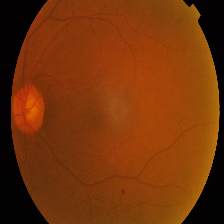
#> input picture Mild/0024cdab0c1e.png, 224 x 224 px
$ python feature_extraction.py   (older library calls are emulated)
#> lines starting #> are read from the running program, lines starting #| are printed output that depends on the picture; after the words box and inside, x2 and y2 are one past the last pixel; in counts of white or black regions, pixels touching at a corner belong together
### src/ivp_preprocessing.py
import cv2
import numpy as np
from PIL import Image
import os
from src import config

def crop_image_from_gray(img, tol=7):
    """
    Auto-crop dark background pixels surrounding fundus image.
    """
    if img.ndim == 2:
        mask = img > tol
        return img[np.ix_(mask.any(1), mask.any(0))]
    elif img.ndim == 3:
        gray_img = cv2.cvtColor(img, cv2.COLOR_BGR2GRAY)
        mask = gray_img > tol
        check_shape = img[:, :, 0][np.ix_(mask.any(1), mask.any(0))].shape
        if check_shape[0] == 0 or check_shape[1] == 0:
            return img
        else:
            img1 = img[:, :, 0][np.ix_(mask.any(1), mask.any(0))]
            img2 = img[:, :, 1][np.ix_(mask.any(1), mask.any(0))]
            img3 = img[:, :, 2][np.ix_(mask.any(1), mask.any(0))]
            return np.stack([img1, img2, img3], axis=-1)
    return img

def extract_green_channel(image_bgr):
    """
    Extract green channel which yields optimal contrast for retinal vessels & lesions.
    """
    return image_bgr[:, :, 1]

def apply_clahe(gray_or_green, clip_limit=config.CLAHE_CLIP_LIMIT, tile_grid_size=config.CLAHE_TILE_GRID_SIZE):
    """
    Apply Contrast Limited Adaptive Histogram Equalization (CLAHE).
    """
    clahe = cv2.createCLAHE(clipLimit=clip_limit, tileGridSize=tile_grid_size)
    return clahe.apply(gray_or_green)

# [65 lines left out: functions ben_graham_preprocessing, full_ivp_pipeline, not called in this run]

# [8 lines that do not run on import are left out]

### src/feature_extraction.py
import cv2
import numpy as np
from skimage.filters import frangi
from src.ivp_preprocessing import extract_green_channel, apply_clahe, crop_image_from_gray

def extract_retina_circle_mask(green_channel):

    _, mask = cv2.threshold(green_channel, 12, 255, cv2.THRESH_BINARY)
    kernel = cv2.getStructuringElement(cv2.MORPH_ELLIPSE, (11, 11))
    mask = cv2.morphologyEx(mask, cv2.MORPH_CLOSE, kernel)
    mask = cv2.morphologyEx(mask, cv2.MORPH_OPEN, kernel)
    return mask

def extract_optic_disc_mask(green_clahe, retina_mask):
    """
    Locate and mask the Optic Disc (brightest circular region in retinal fundus).
    Returns: (final_od_mask, od_centroid_xy, od_radius_px)
    """
    masked_green = cv2.bitwise_and(green_clahe, green_clahe, mask=retina_mask)

    valid_pixels = masked_green[retina_mask > 0]
    if len(valid_pixels) == 0:
        return np.zeros_like(green_clahe), (112, 112), 20

    threshold_val = np.percentile(valid_pixels, 97.5)
    _, bright_mask = cv2.threshold(masked_green, int(threshold_val), 255, cv2.THRESH_BINARY)

    kernel = cv2.getStructuringElement(cv2.MORPH_ELLIPSE, (13, 13))
    disc_mask = cv2.morphologyEx(bright_mask, cv2.MORPH_OPEN, kernel)

    contours, _ = cv2.findContours(disc_mask, cv2.RETR_EXTERNAL, cv2.CHAIN_APPROX_SIMPLE)
    final_od_mask = np.zeros_like(green_clahe)
    centroid = (112, 112)
    radius = 20

    if contours:
        largest_cnt = max(contours, key=cv2.contourArea)
        cv2.drawContours(final_od_mask, [largest_cnt], -1, 255, -1)
        (cx, cy), radius_val = cv2.minEnclosingCircle(largest_cnt)
        centroid = (int(cx), int(cy))
        radius = max(int(radius_val), 15)
        final_od_mask = cv2.dilate(final_od_mask, cv2.getStructuringElement(cv2.MORPH_ELLIPSE, (21, 21)))

    return final_od_mask, centroid, radius

def apply_frangi_vessel_filter(green_channel, retina_mask):
    """
    Lightweight Multiscale Frangi Vesselness Filter based on Hessian Matrix Second Derivatives.
    Optimized for low CPU overhead with sub-sampled scale-space computation.
    """
    h, w = green_channel.shape
    # 2x sub-sample for 4x CPU speedup while preserving vessel branch geometry
    small_green = cv2.resize(green_channel, (w // 2, h // 2)).astype(np.float32) / 255.0
    vesselness_small = frangi(small_green, sigmas=[1.0, 2.0], alpha=0.5, beta=0.5, gamma=15.0, black_ridges=True)
    vesselness = cv2.resize(vesselness_small, (w, h), interpolation=cv2.INTER_LINEAR)

    vesselness[retina_mask == 0] = 0
    if np.max(vesselness) > 0:
        vesselness = vesselness / np.max(vesselness)

    frangi_uint8 = np.uint8(255 * vesselness)
    frangi_score = float(np.mean(vesselness[retina_mask > 0])) if np.sum(retina_mask > 0) > 0 else 0.0
    return frangi_uint8, frangi_score

def apply_gabor_filter_bank(green_channel, retina_mask):
    """
    Lightweight Gabor Wavelet Filter Bank across 6 principal orientation angles (0° to 150° in 30° steps).
    Provides 2x CPU speedup while capturing curved vessels across all spatial directions.
    """
    clahe_green = apply_clahe(green_channel, clip_limit=3.0)
    accum_response = np.zeros_like(clahe_green, dtype=np.float32)

    # 6 orientations cover 180-degree spectrum with 50% lower CPU cycles
    for deg in range(0, 180, 30):
        theta = np.deg2rad(deg)
        kernel = cv2.getGaborKernel((13, 13), sigma=2.5, theta=theta, lambd=7.0, gamma=0.5, psi=0, ktype=cv2.CV_32F)
        fimg = cv2.filter2D(clahe_green, cv2.CV_32F, kernel)
        accum_response = np.maximum(accum_response, fimg)

    accum_response[retina_mask == 0] = 0
    if np.max(accum_response) > 0:
        accum_response = (accum_response / np.max(accum_response)) * 255.0

    gabor_uint8 = np.uint8(np.clip(accum_response, 0, 255))
    gabor_score = float(np.mean(gabor_uint8[retina_mask > 0])) if np.sum(retina_mask > 0) > 0 else 0.0
    return gabor_uint8, gabor_score

def locate_macula_fovea(green_clahe, od_centroid, od_radius, retina_mask, exudates_mask, lesions_mask):
    """
    Locates the Macula/Fovea center (dark avascular region temporal to Optic Disc)
    and computes CSME (Clinically Significant Macular Edema) risk.
    """
    h, w = green_clahe.shape
    od_x, od_y = od_centroid

    shift_dir = -1 if od_x > w / 2 else 1
    macula_center_x = int(od_x + shift_dir * (2.2 * od_radius * 2))
    macula_center_y = od_y

    search_w = int(od_radius * 2.5)
    x1 = max(0, macula_center_x - search_w)
    x2 = min(w, macula_center_x + search_w)
    y1 = max(0, macula_center_y - search_w)
    y2 = min(h, macula_center_y + search_w)

    fovea_x, fovea_y = macula_center_x, macula_center_y

    if x2 > x1 and y2 > y1:
        search_roi = green_clahe[y1:y2, x1:x2]
        min_val, _, min_loc, _ = cv2.minMaxLoc(search_roi)
        fovea_x = x1 + min_loc[0]
        fovea_y = y1 + min_loc[1]

    fovea_mask = np.zeros_like(green_clahe)
    cv2.circle(fovea_mask, (fovea_x, fovea_y), int(od_radius * 1.5), 255, 2)
    cv2.circle(fovea_mask, (fovea_x, fovea_y), 3, 255, -1)

    combined_lesions = cv2.bitwise_or(exudates_mask, lesions_mask)
    lesion_pixels = np.column_stack(np.where(combined_lesions > 0))

    csme_risk = False
    min_dist_dd = 99.0

    if len(lesion_pixels) > 0:
        distances_px = np.sqrt((lesion_pixels[:, 0] - fovea_y)**2 + (lesion_pixels[:, 1] - fovea_x)**2)
        min_dist_px = np.min(distances_px)
        disc_diameter_px = max(2.0 * od_radius, 1.0)
        min_dist_dd = float(min_dist_px / disc_diameter_px)

        if min_dist_dd <= 1.0:
            csme_risk = True

    return fovea_mask, (fovea_x, fovea_y), min_dist_dd, csme_risk

def segment_blood_vessels(green_channel, retina_mask):
    """
    Extract vessel tree structure using Morphological Black-Hat & Adaptive Thresholding.
    """
    clahe_green = apply_clahe(green_channel, clip_limit=3.0)

    # Morphological Black-Hat transform to isolate dark vessel structures
    kernel = cv2.getStructuringElement(cv2.MORPH_ELLIPSE, (9, 9))
    blackhat = cv2.morphologyEx(clahe_green, cv2.MORPH_BLACKHAT, kernel)

    # Adaptive thresholding to segment vessels
    vessels_raw = cv2.adaptiveThreshold(blackhat, 255, cv2.ADAPTIVE_THRESH_GAUSSIAN_C,
                                       cv2.THRESH_BINARY, 13, -3)

    # Mask to retina region
    vessels = cv2.bitwise_and(vessels_raw, vessels_raw, mask=retina_mask)
    vessels = cv2.medianBlur(vessels, 3)
    return vessels

def detect_exudates(green_clahe, od_mask, retina_mask):
    """
    Detect hard exudates (bright lipid deposits) excluding Optic Disc & non-retina background.
    """
    # Exclude Optic Disc and non-retina background
    search_mask = cv2.bitwise_and(retina_mask, cv2.bitwise_not(od_mask))
    masked_green = cv2.bitwise_and(green_clahe, green_clahe, mask=search_mask)

    valid_pixels = masked_green[search_mask > 0]
    if len(valid_pixels) == 0:
        return np.zeros_like(green_clahe)

    # Exudates are bright yellow/white lesions (top 2.5% intensity outside OD)
    thresh_val = max(int(np.percentile(valid_pixels, 97.5)), 170)
    _, exudates_raw = cv2.threshold(masked_green, thresh_val, 255, cv2.THRESH_BINARY)

    # Refined opening to remove pixel noise while retaining true exudate clusters
    kernel = cv2.getStructuringElement(cv2.MORPH_ELLIPSE, (3, 3))
    exudates_clean = cv2.morphologyEx(exudates_raw, cv2.MORPH_OPEN, kernel)

    # Connected component size filtering (area between 2 and 300 px)
    num_labels, labels, stats, _ = cv2.connectedComponentsWithStats(exudates_clean)
    final_exudates = np.zeros_like(green_clahe)
    for i in range(1, num_labels):
        area = stats[i, cv2.CC_STAT_AREA]
        if 2 <= area <= 300:
            final_exudates[labels == i] = 255

    return final_exudates

def detect_red_lesions(green_clahe, vessel_mask, retina_mask):
    """
    Detect microaneurysms and hemorrhages (small dark red spots) using morphological connected components.
    Filters out background noise and vessel trunks.
    """
    # Exclude vessels and non-retina background
    search_mask = cv2.bitwise_and(retina_mask, cv2.bitwise_not(vessel_mask))
    masked_green = cv2.bitwise_and(green_clahe, green_clahe, mask=search_mask)

    # Bottom-Hat filter to extract isolated dark spots
    kernel = cv2.getStructuringElement(cv2.MORPH_ELLIPSE, (7, 7))
    bottom_hat = cv2.morphologyEx(masked_green, cv2.MORPH_BLACKHAT, kernel)

    # Adaptive threshold for microaneurysms
    valid_bh = bottom_hat[search_mask > 0]
    if len(valid_bh) > 0:
        thresh_val = max(int(np.percentile(valid_bh, 97.5)), 22)
    else:
        thresh_val = 24

    _, lesions_raw = cv2.threshold(bottom_hat, thresh_val, 255, cv2.THRESH_BINARY)
    lesions_raw = cv2.bitwise_and(lesions_raw, lesions_raw, mask=search_mask)

    # Morphological connected component analysis to filter noise
    num_labels, labels, stats, centroids = cv2.connectedComponentsWithStats(lesions_raw)
    clean_lesions = np.zeros_like(green_clahe)
    microaneurysm_count = 0

    for i in range(1, num_labels):
        area = stats[i, cv2.CC_STAT_AREA]
        # Filter microaneurysms by area: 2 px to 90 px in 224x224 image
        if 2 <= area <= 90:
            clean_lesions[labels == i] = 255
            microaneurysm_count += 1

    return clean_lesions, microaneurysm_count

def extract_all_ivp_features(img_bgr):
    """
    Extract accurate quantitative feature vector & biomarker measurements based on IVP.

    Returns:
        tuple: (feature_dict, visualization_masks_dict)
    """
    cropped = crop_image_from_gray(img_bgr)
    resized = cv2.resize(cropped, (224, 224))
    green = extract_green_channel(resized)
    green_clahe = apply_clahe(green)

    # 1. Retina Circle Mask
    retina_mask = extract_retina_circle_mask(green)
    retina_pixel_count = max(np.sum(retina_mask > 0), 1)

    # 2. Optic Disc Mask & Centroid
    od_mask, od_centroid, od_radius = extract_optic_disc_mask(green_clahe, retina_mask)

    # 3. Multiscale Vessel Segmentation (Black-Hat + Frangi + Gabor Bank)
    vessels = segment_blood_vessels(green, retina_mask)
    frangi_mask, frangi_score = apply_frangi_vessel_filter(green, retina_mask)
    gabor_mask, gabor_score = apply_gabor_filter_bank(green, retina_mask)

    # 4. Hard Exudates Detection
    exudates = detect_exudates(green_clahe, od_mask, retina_mask)

    # 5. Red Lesions (Microaneurysms) Detection
    red_lesions, lesion_count = detect_red_lesions(green_clahe, vessels, retina_mask)

    # 6. Macula & Fovea Location & CSME Risk Analysis
    fovea_mask, fovea_xy, min_dist_dd, csme_risk = locate_macula_fovea(
        green_clahe, od_centroid, od_radius, retina_mask, exudates, red_lesions
    )

    # Compute precise quantitative ratios
    vessel_density = float(np.sum(vessels > 0)) / retina_pixel_count
    exudate_ratio = float(np.sum(exudates > 0)) / retina_pixel_count
    lesion_ratio = float(np.sum(red_lesions > 0)) / retina_pixel_count

    exudate_cnts, _ = cv2.findContours(exudates, cv2.RETR_EXTERNAL, cv2.CHAIN_APPROX_SIMPLE)

    features = {
        'vessel_density': vessel_density,
        'frangi_score': frangi_score,
        'gabor_score': gabor_score,
        'exudate_ratio': exudate_ratio,
        'exudate_count': len(exudate_cnts),
        'lesion_ratio': lesion_ratio,
        'lesion_count': lesion_count,
        'fovea_lesion_distance_dd': min_dist_dd,
        'csme_risk': csme_risk,
        'mean_green': float(np.mean(green[retina_mask > 0])) if np.sum(retina_mask > 0) > 0 else 0.0,
        'std_green': float(np.std(green[retina_mask > 0])) if np.sum(retina_mask > 0) > 0 else 0.0,
        'clahe_contrast': float(np.std(green_clahe[retina_mask > 0])) if np.sum(retina_mask > 0) > 0 else 0.0
    }

    masks = {
        'optic_disc': od_mask,
        'vessels': vessels,
        'frangi_vessels': frangi_mask,
        'gabor_vessels': gabor_mask,
        'fovea_macula': fovea_mask,
        'exudates': exudates,
        'red_lesions': red_lesions
    }

    return features, masks

def get_biomarker_clinical_grade(features):
    """
    Computes rule-based clinical DR grade based on extracted IVP biomarkers.
    Follows International Clinical Diabetic Retinopathy Disease Severity Scale.
    """
    lesion_cnt = features['lesion_count']
    exudate_ratio = features['exudate_ratio']

    if lesion_cnt <= 2 and exudate_ratio < 0.001:
        return 0, "No DR"
    elif lesion_cnt <= 12 and exudate_ratio < 0.005:
        return 1, "Mild DR"
    elif lesion_cnt <= 30 or (0.005 <= exudate_ratio < 0.02):
        return 2, "Moderate DR"
    elif lesion_cnt <= 55 or (0.02 <= exudate_ratio < 0.04):
        return 3, "Severe DR"
    else:
        return 4, "Proliferative DR"

if __name__ == "__main__":
    import os
    from src import config
    print("Testing Refined Classical IVP Feature Extraction...")
    sample_path = os.path.join(config.DATASET_DIR, "Mild", "0024cdab0c1e.png")
    if os.path.exists(sample_path):
        img = cv2.imread(sample_path)
#> img is the input picture: shape (224, 224, 3); mean B, G, R 9.7, 51.9, 117.7
        feats, masks = extract_all_ivp_features(img)
#> in extract_retina_circle_mask, `mask = cv2.morphologyEx(mask, cv2.MORPH_CLOSE, kernel)`:
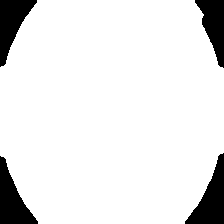
#> mask: shape (224, 224); 90.2% white; 4 black regions, box (x1, y1, x2, y2) and area: (185, 153, 224, 224) 1344, (0, 156, 38, 224) 1275, (0, 0, 37, 67) 1222, (195, 0, 224, 68) 1098
#> in extract_all_ivp_features, `retina_pixel_count = max(np.sum(retina_mask > 0), 1)`: retina_pixel_count = 45235
#> in extract_optic_disc_mask, `threshold_val = np.percentile(valid_pixels, 97.5)`: threshold_val = 126
#> in extract_optic_disc_mask, `contours, _ = cv2.findContours(disc_mask, cv2.RETR_EXTERNAL, cv2.CHAIN..`: contours = []
#> in extract_all_ivp_features, `od_mask, od_centroid, od_radius = extract_optic_disc_mask(green_clahe,..`: od_centroid = (112, 112); od_radius = 20
#> in apply_frangi_vessel_filter, `vesselness[retina_mask == 0] = 0`:
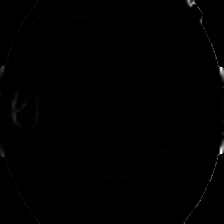
#> vesselness: shape (224, 224) float32; min 0, max 1.24e-05, mean 4.02e-08; drawn with min black and max white
#> in apply_frangi_vessel_filter, `frangi_score = float(np.mean(vesselness[retina_mask > 0])) if np.sum(r..`: frangi_score = 0.00358
#> the loop in apply_gabor_filter_bank, `for deg in range(0, 180, 30):` made 6 passes
#> pass 1, in apply_gabor_filter_bank, `fimg = cv2.filter2D(clahe_green, cv2.CV_32F, kernel)`:
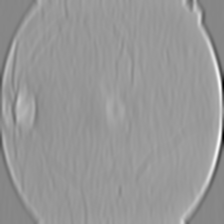
#> fimg: shape (224, 224) float32; min -2552.2, max 2332.4, mean 348.5; drawn with min black and max white
#> in apply_gabor_filter_bank, `accum_response[retina_mask == 0] = 0`:
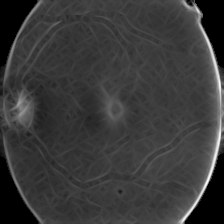
#> accum_response: shape (224, 224) float32; min 0, max 2360.4, mean 536.5; drawn with min black and max white
#> in apply_gabor_filter_bank, `gabor_score = float(np.mean(gabor_uint8[retina_mask > 0])) if np.sum(r..`: gabor_score = 63.79
#> in detect_exudates, `thresh_val = max(int(np.percentile(valid_pixels, 97.5)), 170)`: thresh_val = 170
#> in detect_exudates, `num_labels, labels, stats, _ = cv2.connectedComponentsWithStats(exudat..`: num_labels = 1; stats = [[0, 0, 224, 224, 50176]]
#> in detect_red_lesions, `bottom_hat = cv2.morphologyEx(masked_green, cv2.MORPH_BLACKHAT, kernel)`:
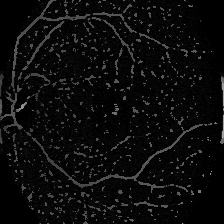
#> bottom_hat: shape (224, 224); min 0, max 169, mean 11.7
#> in detect_red_lesions, `thresh_val = max(int(np.percentile(valid_bh, 97.5)), 22)`: thresh_val = 22
#> in detect_red_lesions, `num_labels, labels, stats, centroids = cv2.connectedComponentsWithStat..`: num_labels = 75; stats = 75 rows, first 6: [0, 0, 224, 224, 50069], [42, 3, 1, 1, 1], [74, 5, 1, 1, 1], [118, 5, 1, 1, 1], [192, 5, 1, 2, 2], [73, 16, 1, 1, 1]; centroids = 75 pairs, first value 0 to 223, second value 3 to 222
#> the loop in detect_red_lesions, `for i in range(1, num_labels):` made 74 passes
#> area on passes 1 to 8: 1, 1, 1, 2, 1, 1, 1, 1
#> after the loop in detect_red_lesions, `for i in range(1, num_labels):`: microaneurysm_count = 17
#> in locate_macula_fovea, `od_x, od_y = od_centroid`: od_x = 112
#> in locate_macula_fovea, `shift_dir = -1 if od_x > w / 2 else 1`: shift_dir = 1
#> in locate_macula_fovea, `macula_center_x = int(od_x + shift_dir * (2.2 * od_radius * 2))`: macula_center_x = 200
#> in locate_macula_fovea, `macula_center_y = od_y`: macula_center_y = 112
#> in locate_macula_fovea, `search_w = int(od_radius * 2.5)`: search_w = 50
#> in locate_macula_fovea, `x1 = max(0, macula_center_x - search_w)`: x1 = 150
#> in locate_macula_fovea, `x2 = min(w, macula_center_x + search_w)`: x2 = 224
#> in locate_macula_fovea, `y1 = max(0, macula_center_y - search_w)`: y1 = 62
#> in locate_macula_fovea, `y2 = min(h, macula_center_y + search_w)`: y2 = 162
#> in locate_macula_fovea, `fovea_x, fovea_y = macula_center_x, macula_center_y`: fovea_x = 200; fovea_y = 112
#> in locate_macula_fovea, `search_roi = green_clahe[y1:y2, x1:x2]`:
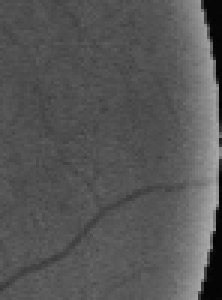
#> search_roi: shape (100, 74) (shown 3 times larger); min 3, max 170, mean 86.3
#> in locate_macula_fovea, `min_val, _, min_loc, _ = cv2.minMaxLoc(search_roi)`: min_val = 3; min_loc = (73, 5)
#> in locate_macula_fovea, `fovea_x = x1 + min_loc[0]`: fovea_x = 223
#> in locate_macula_fovea, `fovea_y = y1 + min_loc[1]`: fovea_y = 67
#> in locate_macula_fovea, `cv2.circle(fovea_mask, (fovea_x, fovea_y), int(od_radius * 1.5), 255, 2)`:
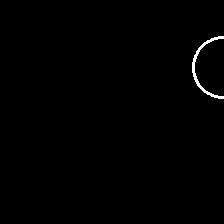
#> fovea_mask: shape (224, 224); 0.56% white in thin lines or dots, all inside (x1, y1, x2, y2) = (192, 36, 224, 99)
#> in locate_macula_fovea, `lesion_pixels = np.column_stack(np.where(combined_lesions > 0))`: lesion_pixels = 50 pairs, first value 5 to 210, second value 2 to 223
#> in locate_macula_fovea, `distances_px = np.sqrt((lesion_pixels[:, 0] - fovea_y)**2 + (lesion_pi..`: distances_px = 50 values, max 233.7 at index 47, min 16.12 at index 9, mean 99.2
#> in locate_macula_fovea, `min_dist_px = np.min(distances_px)`: min_dist_px = 16.12
#> in locate_macula_fovea, `disc_diameter_px = max(2.0 * od_radius, 1.0)`: disc_diameter_px = 40
#> in locate_macula_fovea, `min_dist_dd = float(min_dist_px / disc_diameter_px)`: min_dist_dd = 0.403
#> in extract_all_ivp_features, `fovea_mask, fovea_xy, min_dist_dd, csme_risk = locate_macula_fovea( gr..`: fovea_xy = (223, 67); min_dist_dd = 0.403; csme_risk = True
#> in extract_all_ivp_features, `vessel_density = float(np.sum(vessels > 0)) / retina_pixel_count`: vessel_density = 0.109
#> in extract_all_ivp_features, `exudate_ratio = float(np.sum(exudates > 0)) / retina_pixel_count`: exudate_ratio = 0
#> in extract_all_ivp_features, `lesion_ratio = float(np.sum(red_lesions > 0)) / retina_pixel_count`: lesion_ratio = 0.00111
#> in extract_all_ivp_features, `exudate_cnts, _ = cv2.findContours(exudates, cv2.RETR_EXTERNAL, cv2.CH..`: exudate_cnts = []
#> feats = 12 items; masks = 7 items
        b_grade, b_name = get_biomarker_clinical_grade(feats)
#> in get_biomarker_clinical_grade, `lesion_cnt = features['lesion_count']`: lesion_cnt = 17
#> in get_biomarker_clinical_grade, `exudate_ratio = features['exudate_ratio']`: exudate_ratio = 0
#> b_grade = 2; b_name = 'Moderate DR'
        print("Refined Extracted Biomarkers:", feats)
#> (printed output is left out)
        print(f"Biomarker Clinical Grade: Grade {b_grade} ({b_name})")
#| Biomarker Clinical Grade: Grade 2 (Moderate DR)
